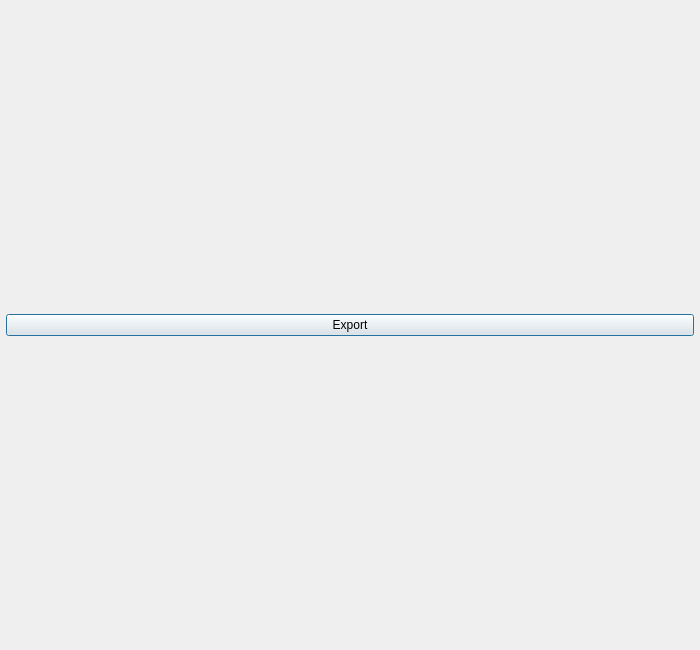
<?xml version="1.0" encoding="UTF-8"?>
<ui version="4.0">
 <class>snip_viewer_dialog</class>
 <widget class="QDialog" name="snip_viewer_dialog">
  <property name="geometry">
   <rect>
    <x>0</x>
    <y>0</y>
    <width>700</width>
    <height>650</height>
   </rect>
  </property>
  <property name="windowTitle">
   <string>SNIP Background</string>
  </property>
  <layout class="QGridLayout" name="gridLayout">
   <property name="leftMargin">
    <number>6</number>
   </property>
   <property name="topMargin">
    <number>6</number>
   </property>
   <property name="rightMargin">
    <number>6</number>
   </property>
   <property name="bottomMargin">
    <number>6</number>
   </property>
   <item row="1" column="0">
    <widget class="QPushButton" name="export_data">
     <property name="text">
      <string>Export</string>
     </property>
    </widget>
   </item>
   <item row="0" column="0">
    <layout class="QVBoxLayout" name="canvas_layout"/>
   </item>
  </layout>
 </widget>
 <resources/>
 <connections/>
</ui>
